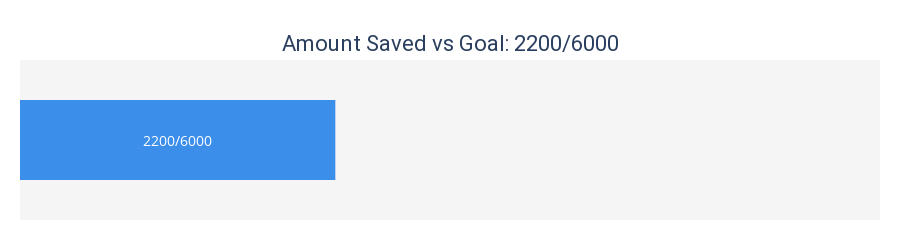

Here is the notebook cell this chart was saved with:
### Code cell
EF.emergency_savings_progress_bar()

### Figure 1 — Plotly figure (JSON) as saved in the notebook; plotly's stock layout.template omitted (floating-point values rounded to 4 significant figures)
{"data": [{"insidetextanchor": "middle", "marker": {"color": "#3b8eea", "line": {"color": "#3b8eea", "width": 0}}, "orientation": "h", "showlegend": false, "text": "2200/6000", "textfont": {"color": "white", "size": 14}, "textposition": "inside", "type": "bar", "width": 0.5, "x": [2200], "y": [""]}], "layout": {"height": 150, "margin": {"b": 20, "l": 20, "r": 20, "t": 60}, "paper_bgcolor": "white", "plot_bgcolor": "#f5f5f5", "title": {"font": {"family": "Roboto, sans-serif", "size": 22}, "text": "Amount Saved vs Goal: 2200/6000", "x": 0.5, "xanchor": "center", "y": 0.85, "yanchor": "top"}, "xaxis": {"range": [0, 6000], "showgrid": false, "showticklabels": false, "visible": false, "zeroline": false}, "yaxis": {"showticklabels": false, "visible": false}}}
